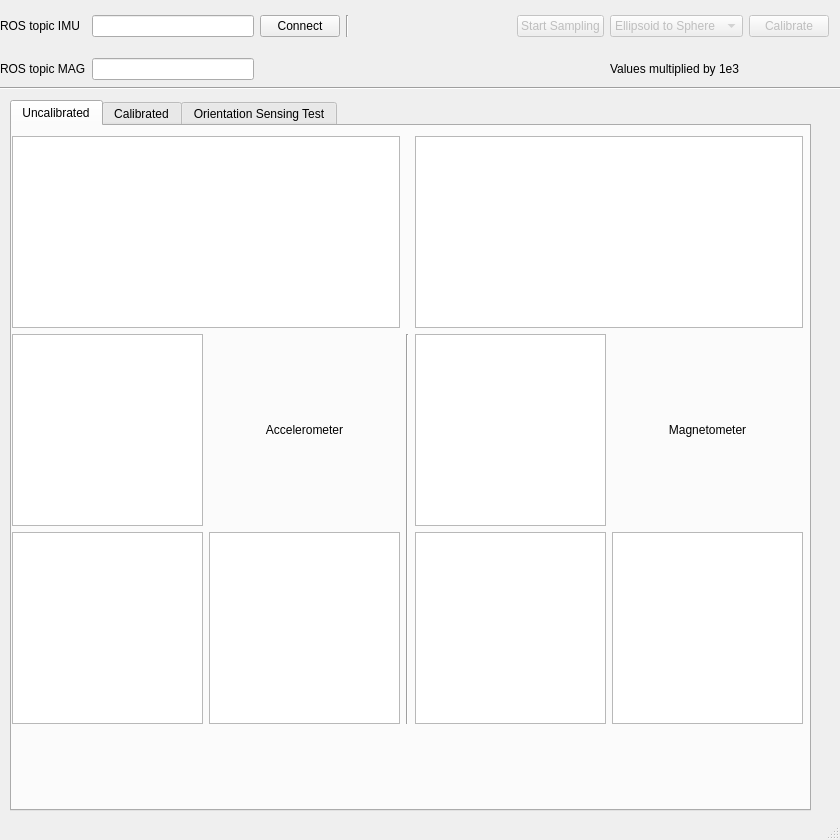
<?xml version="1.0" encoding="UTF-8"?>
<ui version="4.0">
 <class>FreeIMUCal</class>
 <widget class="QMainWindow" name="FreeIMUCal">
  <property name="enabled">
   <bool>true</bool>
  </property>
  <property name="geometry">
   <rect>
    <x>0</x>
    <y>0</y>
    <width>840</width>
    <height>840</height>
   </rect>
  </property>
  <property name="sizePolicy">
   <sizepolicy hsizetype="Fixed" vsizetype="Fixed">
    <horstretch>0</horstretch>
    <verstretch>0</verstretch>
   </sizepolicy>
  </property>
  <property name="minimumSize">
   <size>
    <width>840</width>
    <height>840</height>
   </size>
  </property>
  <property name="maximumSize">
   <size>
    <width>840</width>
    <height>840</height>
   </size>
  </property>
  <property name="windowTitle">
   <string>FreeIMU Calibration Application</string>
  </property>
  <property name="documentMode">
   <bool>false</bool>
  </property>
  <widget class="QWidget" name="centralwidget">
   <property name="sizePolicy">
    <sizepolicy hsizetype="Maximum" vsizetype="Maximum">
     <horstretch>0</horstretch>
     <verstretch>0</verstretch>
    </sizepolicy>
   </property>
   <widget class="Line" name="line">
    <property name="geometry">
     <rect>
      <x>0</x>
      <y>80</y>
      <width>881</width>
      <height>16</height>
     </rect>
    </property>
    <property name="orientation">
     <enum>Qt::Horizontal</enum>
    </property>
   </widget>
   <widget class="QWidget" name="gridLayoutWidget">
    <property name="geometry">
     <rect>
      <x>0</x>
      <y>0</y>
      <width>829</width>
      <height>95</height>
     </rect>
    </property>
    <layout class="QGridLayout" name="gridLayout" rowstretch="0,0,0">
     <property name="sizeConstraint">
      <enum>QLayout::SetDefaultConstraint</enum>
     </property>
     <item row="0" column="8">
      <widget class="QComboBox" name="calAlgorithmComboBox">
       <property name="enabled">
        <bool>false</bool>
       </property>
       <property name="toolTip">
        <string>&lt;html&gt;&lt;head/&gt;&lt;body&gt;&lt;p&gt;Calibration Algorithm used.&lt;/p&gt;&lt;/body&gt;&lt;/html&gt;</string>
       </property>
       <item>
        <property name="text">
         <string>Ellipsoid to Sphere</string>
        </property>
       </item>
      </widget>
     </item>
     <item row="0" column="9">
      <widget class="QPushButton" name="calibrateButton">
       <property name="enabled">
        <bool>false</bool>
       </property>
       <property name="toolTip">
        <string>Run calibration algorithm over the data collected</string>
       </property>
       <property name="text">
        <string>Calibrate</string>
       </property>
      </widget>
     </item>
     <item row="0" column="1">
      <widget class="QLineEdit" name="imuTopicEdit"/>
     </item>
     <item row="0" column="3">
      <widget class="Line" name="line_2">
       <property name="orientation">
        <enum>Qt::Vertical</enum>
       </property>
      </widget>
     </item>
     <item row="0" column="0">
      <widget class="QLabel" name="label">
       <property name="text">
        <string>ROS topic IMU</string>
       </property>
      </widget>
     </item>
     <item row="0" column="6">
      <spacer name="horizontalSpacer">
       <property name="orientation">
        <enum>Qt::Horizontal</enum>
       </property>
       <property name="sizeHint" stdset="0">
        <size>
         <width>40</width>
         <height>20</height>
        </size>
       </property>
      </spacer>
     </item>
     <item row="2" column="1">
      <widget class="QLineEdit" name="magnTopicEdit"/>
     </item>
     <item row="2" column="0">
      <widget class="QLabel" name="label_5">
       <property name="text">
        <string>ROS topic MAG</string>
       </property>
      </widget>
     </item>
     <item row="0" column="7">
      <widget class="QPushButton" name="samplingToggleButton">
       <property name="enabled">
        <bool>false</bool>
       </property>
       <property name="toolTip">
        <string>Toggle Start/Stop sampling of sensor data from the IMU</string>
       </property>
       <property name="text">
        <string>Start Sampling</string>
       </property>
       <property name="autoDefault">
        <bool>false</bool>
       </property>
       <property name="default">
        <bool>false</bool>
       </property>
       <property name="flat">
        <bool>false</bool>
       </property>
      </widget>
     </item>
     <item row="2" column="8">
      <widget class="QLabel" name="label_6">
       <property name="text">
        <string>Values multiplied by 1e3</string>
       </property>
      </widget>
     </item>
     <item row="0" column="2">
      <widget class="QPushButton" name="connectButton">
       <property name="toolTip">
        <string>Connect or Disconnect from ROS topic</string>
       </property>
       <property name="text">
        <string>Connect</string>
       </property>
      </widget>
     </item>
    </layout>
   </widget>
   <widget class="QTabWidget" name="tabWidget">
    <property name="geometry">
     <rect>
      <x>10</x>
      <y>100</y>
      <width>801</width>
      <height>711</height>
     </rect>
    </property>
    <property name="currentIndex">
     <number>0</number>
    </property>
    <widget class="QWidget" name="uncalibratedTab">
     <attribute name="title">
      <string>Uncalibrated</string>
     </attribute>
     <widget class="QWidget" name="gridLayoutWidget_4">
      <property name="geometry">
       <rect>
        <x>0</x>
        <y>10</y>
        <width>791</width>
        <height>588</height>
       </rect>
      </property>
      <layout class="QGridLayout" name="gridLayout_4" rowstretch="0,0">
       <property name="sizeConstraint">
        <enum>QLayout::SetMaximumSize</enum>
       </property>
       <item row="1" column="0">
        <layout class="QGridLayout" name="gridLayout_5">
         <item row="0" column="1">
          <widget class="QLabel" name="label_2">
           <property name="text">
            <string>Accelerometer</string>
           </property>
           <property name="alignment">
            <set>Qt::AlignCenter</set>
           </property>
          </widget>
         </item>
         <item row="1" column="0">
          <widget class="PlotWidget" name="accYZ">
           <property name="sizePolicy">
            <sizepolicy hsizetype="Expanding" vsizetype="Expanding">
             <horstretch>0</horstretch>
             <verstretch>1</verstretch>
            </sizepolicy>
           </property>
          </widget>
         </item>
         <item row="1" column="1">
          <widget class="PlotWidget" name="accZX">
           <property name="sizePolicy">
            <sizepolicy hsizetype="Expanding" vsizetype="Expanding">
             <horstretch>0</horstretch>
             <verstretch>1</verstretch>
            </sizepolicy>
           </property>
          </widget>
         </item>
         <item row="0" column="0">
          <widget class="PlotWidget" name="accXY">
           <property name="sizePolicy">
            <sizepolicy hsizetype="Expanding" vsizetype="Expanding">
             <horstretch>0</horstretch>
             <verstretch>1</verstretch>
            </sizepolicy>
           </property>
          </widget>
         </item>
        </layout>
       </item>
       <item row="1" column="2">
        <layout class="QGridLayout" name="gridLayout_3" columnstretch="0,0">
         <property name="sizeConstraint">
          <enum>QLayout::SetFixedSize</enum>
         </property>
         <item row="0" column="0">
          <widget class="PlotWidget" name="magnXY">
           <property name="sizePolicy">
            <sizepolicy hsizetype="Expanding" vsizetype="Expanding">
             <horstretch>0</horstretch>
             <verstretch>1</verstretch>
            </sizepolicy>
           </property>
          </widget>
         </item>
         <item row="1" column="0">
          <widget class="PlotWidget" name="magnYZ">
           <property name="sizePolicy">
            <sizepolicy hsizetype="Expanding" vsizetype="Expanding">
             <horstretch>0</horstretch>
             <verstretch>1</verstretch>
            </sizepolicy>
           </property>
          </widget>
         </item>
         <item row="1" column="1">
          <widget class="PlotWidget" name="magnZX">
           <property name="sizePolicy">
            <sizepolicy hsizetype="Expanding" vsizetype="Expanding">
             <horstretch>0</horstretch>
             <verstretch>1</verstretch>
            </sizepolicy>
           </property>
          </widget>
         </item>
         <item row="0" column="1">
          <widget class="QLabel" name="label_3">
           <property name="text">
            <string>Magnetometer</string>
           </property>
           <property name="alignment">
            <set>Qt::AlignCenter</set>
           </property>
          </widget>
         </item>
        </layout>
       </item>
       <item row="0" column="2">
        <widget class="GLViewWidget" name="magn3D">
         <property name="sizePolicy">
          <sizepolicy hsizetype="Expanding" vsizetype="Expanding">
           <horstretch>0</horstretch>
           <verstretch>0</verstretch>
          </sizepolicy>
         </property>
        </widget>
       </item>
       <item row="0" column="0">
        <widget class="GLViewWidget" name="acc3D">
         <property name="sizePolicy">
          <sizepolicy hsizetype="Minimum" vsizetype="Expanding">
           <horstretch>0</horstretch>
           <verstretch>0</verstretch>
          </sizepolicy>
         </property>
        </widget>
       </item>
       <item row="1" column="1">
        <widget class="Line" name="line_3">
         <property name="lineWidth">
          <number>1</number>
         </property>
         <property name="orientation">
          <enum>Qt::Vertical</enum>
         </property>
        </widget>
       </item>
      </layout>
     </widget>
    </widget>
    <widget class="QWidget" name="calibratedTab">
     <attribute name="title">
      <string>Calibrated</string>
     </attribute>
     <widget class="QWidget" name="horizontalLayoutWidget">
      <property name="geometry">
       <rect>
        <x>0</x>
        <y>380</y>
        <width>791</width>
        <height>231</height>
       </rect>
      </property>
      <layout class="QHBoxLayout" name="horizontalLayout">
       <item>
        <widget class="QGroupBox" name="groupBox">
         <property name="title">
          <string>Accelerometer</string>
         </property>
         <property name="alignment">
          <set>Qt::AlignLeading|Qt::AlignLeft|Qt::AlignVCenter</set>
         </property>
         <property name="flat">
          <bool>false</bool>
         </property>
         <property name="checkable">
          <bool>false</bool>
         </property>
         <widget class="QWidget" name="layoutWidget">
          <property name="geometry">
           <rect>
            <x>10</x>
            <y>20</y>
            <width>381</width>
            <height>201</height>
           </rect>
          </property>
          <layout class="QFormLayout" name="formLayout_3">
           <property name="sizeConstraint">
            <enum>QLayout::SetNoConstraint</enum>
           </property>
           <property name="fieldGrowthPolicy">
            <enum>QFormLayout::ExpandingFieldsGrow</enum>
           </property>
           <property name="labelAlignment">
            <set>Qt::AlignLeading|Qt::AlignLeft|Qt::AlignVCenter</set>
           </property>
           <item row="0" column="0">
            <widget class="QLabel" name="label_14">
             <property name="text">
              <string>Offset X</string>
             </property>
            </widget>
           </item>
           <item row="0" column="1">
            <widget class="QLineEdit" name="calRes_acc_OSx"/>
           </item>
           <item row="1" column="0">
            <widget class="QLabel" name="label_15">
             <property name="text">
              <string>Offset Y</string>
             </property>
            </widget>
           </item>
           <item row="1" column="1">
            <widget class="QLineEdit" name="calRes_acc_OSy">
             <property name="sizePolicy">
              <sizepolicy hsizetype="Expanding" vsizetype="Expanding">
               <horstretch>0</horstretch>
               <verstretch>0</verstretch>
              </sizepolicy>
             </property>
            </widget>
           </item>
           <item row="2" column="0">
            <widget class="QLabel" name="label_16">
             <property name="text">
              <string>Offset Z</string>
             </property>
            </widget>
           </item>
           <item row="2" column="1">
            <widget class="QLineEdit" name="calRes_acc_OSz"/>
           </item>
           <item row="3" column="0">
            <widget class="QLabel" name="label_17">
             <property name="text">
              <string>Scale X</string>
             </property>
            </widget>
           </item>
           <item row="3" column="1">
            <widget class="QLineEdit" name="calRes_acc_SCx"/>
           </item>
           <item row="4" column="0">
            <widget class="QLabel" name="label_18">
             <property name="text">
              <string>Scale Y</string>
             </property>
            </widget>
           </item>
           <item row="4" column="1">
            <widget class="QLineEdit" name="calRes_acc_SCy"/>
           </item>
           <item row="5" column="0">
            <widget class="QLabel" name="label_19">
             <property name="text">
              <string>Scale Z</string>
             </property>
            </widget>
           </item>
           <item row="5" column="1">
            <widget class="QLineEdit" name="calRes_acc_SCz"/>
           </item>
          </layout>
         </widget>
        </widget>
       </item>
       <item>
        <widget class="QGroupBox" name="groupBox_2">
         <property name="title">
          <string>Magnetometer</string>
         </property>
         <widget class="QWidget" name="layoutWidget_2">
          <property name="geometry">
           <rect>
            <x>10</x>
            <y>20</y>
            <width>381</width>
            <height>201</height>
           </rect>
          </property>
          <layout class="QFormLayout" name="formLayout_5">
           <property name="sizeConstraint">
            <enum>QLayout::SetNoConstraint</enum>
           </property>
           <property name="fieldGrowthPolicy">
            <enum>QFormLayout::ExpandingFieldsGrow</enum>
           </property>
           <property name="labelAlignment">
            <set>Qt::AlignLeading|Qt::AlignLeft|Qt::AlignVCenter</set>
           </property>
           <item row="0" column="0">
            <widget class="QLabel" name="label_27">
             <property name="text">
              <string>Offset X</string>
             </property>
            </widget>
           </item>
           <item row="0" column="1">
            <widget class="QLineEdit" name="calRes_magn_OSx"/>
           </item>
           <item row="1" column="0">
            <widget class="QLabel" name="label_28">
             <property name="text">
              <string>Offset Y</string>
             </property>
            </widget>
           </item>
           <item row="1" column="1">
            <widget class="QLineEdit" name="calRes_magn_OSy">
             <property name="sizePolicy">
              <sizepolicy hsizetype="Expanding" vsizetype="Expanding">
               <horstretch>0</horstretch>
               <verstretch>0</verstretch>
              </sizepolicy>
             </property>
            </widget>
           </item>
           <item row="2" column="0">
            <widget class="QLabel" name="label_29">
             <property name="text">
              <string>Offset Z</string>
             </property>
            </widget>
           </item>
           <item row="2" column="1">
            <widget class="QLineEdit" name="calRes_magn_OSz"/>
           </item>
           <item row="3" column="0">
            <widget class="QLabel" name="label_30">
             <property name="text">
              <string>Scale X</string>
             </property>
            </widget>
           </item>
           <item row="3" column="1">
            <widget class="QLineEdit" name="calRes_magn_SCx"/>
           </item>
           <item row="4" column="0">
            <widget class="QLabel" name="label_31">
             <property name="text">
              <string>Scale Y</string>
             </property>
            </widget>
           </item>
           <item row="4" column="1">
            <widget class="QLineEdit" name="calRes_magn_SCy"/>
           </item>
           <item row="5" column="0">
            <widget class="QLabel" name="label_32">
             <property name="text">
              <string>Scale Z</string>
             </property>
            </widget>
           </item>
           <item row="5" column="1">
            <widget class="QLineEdit" name="calRes_magn_SCz"/>
           </item>
          </layout>
         </widget>
        </widget>
       </item>
      </layout>
     </widget>
     <widget class="QWidget" name="horizontalLayoutWidget_2">
      <property name="geometry">
       <rect>
        <x>260</x>
        <y>620</y>
        <width>301</width>
        <height>51</height>
       </rect>
      </property>
      <layout class="QHBoxLayout" name="horizontalLayout_2">
       <item>
        <widget class="QPushButton" name="saveCalibrationHeaderButton">
         <property name="enabled">
          <bool>false</bool>
         </property>
         <property name="toolTip">
          <string>Store the calibration parameters in an header .h file.</string>
         </property>
         <property name="text">
          <string>Save to calibration.h</string>
         </property>
        </widget>
       </item>
      </layout>
     </widget>
     <widget class="QWidget" name="horizontalLayoutWidget_3">
      <property name="geometry">
       <rect>
        <x>0</x>
        <y>0</y>
        <width>791</width>
        <height>381</height>
       </rect>
      </property>
      <layout class="QHBoxLayout" name="horizontalLayout_3">
       <item>
        <widget class="QTabWidget" name="tabWidget_2">
         <property name="tabPosition">
          <enum>QTabWidget::South</enum>
         </property>
         <property name="tabShape">
          <enum>QTabWidget::Rounded</enum>
         </property>
         <property name="currentIndex">
          <number>0</number>
         </property>
         <property name="usesScrollButtons">
          <bool>true</bool>
         </property>
         <property name="documentMode">
          <bool>false</bool>
         </property>
         <property name="tabsClosable">
          <bool>false</bool>
         </property>
         <property name="movable">
          <bool>false</bool>
         </property>
         <widget class="QWidget" name="tab">
          <attribute name="title">
           <string>Acc XY</string>
          </attribute>
          <widget class="PlotWidget" name="accXY_cal">
           <property name="geometry">
            <rect>
             <x>0</x>
             <y>0</y>
             <width>781</width>
             <height>351</height>
            </rect>
           </property>
           <property name="sizePolicy">
            <sizepolicy hsizetype="Expanding" vsizetype="Expanding">
             <horstretch>0</horstretch>
             <verstretch>1</verstretch>
            </sizepolicy>
           </property>
          </widget>
         </widget>
         <widget class="QWidget" name="tab_4">
          <attribute name="title">
           <string>Acc YZ</string>
          </attribute>
          <widget class="PlotWidget" name="accYZ_cal">
           <property name="geometry">
            <rect>
             <x>0</x>
             <y>0</y>
             <width>781</width>
             <height>351</height>
            </rect>
           </property>
           <property name="sizePolicy">
            <sizepolicy hsizetype="Expanding" vsizetype="Expanding">
             <horstretch>0</horstretch>
             <verstretch>1</verstretch>
            </sizepolicy>
           </property>
          </widget>
         </widget>
         <widget class="QWidget" name="tab_3">
          <attribute name="title">
           <string>Acc ZX</string>
          </attribute>
          <widget class="PlotWidget" name="accZX_cal">
           <property name="geometry">
            <rect>
             <x>0</x>
             <y>0</y>
             <width>781</width>
             <height>351</height>
            </rect>
           </property>
           <property name="sizePolicy">
            <sizepolicy hsizetype="Expanding" vsizetype="Expanding">
             <horstretch>0</horstretch>
             <verstretch>1</verstretch>
            </sizepolicy>
           </property>
          </widget>
         </widget>
         <widget class="QWidget" name="tab_7">
          <attribute name="title">
           <string>Acc 3D</string>
          </attribute>
          <widget class="GLViewWidget" name="acc3D_cal">
           <property name="geometry">
            <rect>
             <x>0</x>
             <y>0</y>
             <width>389</width>
             <height>351</height>
            </rect>
           </property>
           <property name="sizePolicy">
            <sizepolicy hsizetype="Minimum" vsizetype="Expanding">
             <horstretch>0</horstretch>
             <verstretch>0</verstretch>
            </sizepolicy>
           </property>
          </widget>
         </widget>
        </widget>
       </item>
       <item>
        <widget class="QTabWidget" name="tabWidget_3">
         <property name="tabPosition">
          <enum>QTabWidget::South</enum>
         </property>
         <property name="tabShape">
          <enum>QTabWidget::Rounded</enum>
         </property>
         <property name="currentIndex">
          <number>0</number>
         </property>
         <property name="usesScrollButtons">
          <bool>true</bool>
         </property>
         <property name="documentMode">
          <bool>false</bool>
         </property>
         <property name="tabsClosable">
          <bool>false</bool>
         </property>
         <property name="movable">
          <bool>false</bool>
         </property>
         <widget class="QWidget" name="tab_2">
          <attribute name="title">
           <string>Magn XY</string>
          </attribute>
          <widget class="PlotWidget" name="magnXY_cal">
           <property name="geometry">
            <rect>
             <x>-10</x>
             <y>0</y>
             <width>781</width>
             <height>351</height>
            </rect>
           </property>
           <property name="sizePolicy">
            <sizepolicy hsizetype="Expanding" vsizetype="Expanding">
             <horstretch>0</horstretch>
             <verstretch>1</verstretch>
            </sizepolicy>
           </property>
          </widget>
         </widget>
         <widget class="QWidget" name="tab_5">
          <attribute name="title">
           <string>Magn YZ</string>
          </attribute>
          <widget class="PlotWidget" name="magnYZ_cal">
           <property name="geometry">
            <rect>
             <x>0</x>
             <y>0</y>
             <width>781</width>
             <height>351</height>
            </rect>
           </property>
           <property name="sizePolicy">
            <sizepolicy hsizetype="Expanding" vsizetype="Expanding">
             <horstretch>0</horstretch>
             <verstretch>1</verstretch>
            </sizepolicy>
           </property>
          </widget>
         </widget>
         <widget class="QWidget" name="tab_6">
          <attribute name="title">
           <string>Magn ZX</string>
          </attribute>
          <widget class="PlotWidget" name="magnZX_cal">
           <property name="geometry">
            <rect>
             <x>0</x>
             <y>0</y>
             <width>781</width>
             <height>351</height>
            </rect>
           </property>
           <property name="sizePolicy">
            <sizepolicy hsizetype="Expanding" vsizetype="Expanding">
             <horstretch>0</horstretch>
             <verstretch>1</verstretch>
            </sizepolicy>
           </property>
          </widget>
         </widget>
         <widget class="QWidget" name="tab_8">
          <attribute name="title">
           <string>Magn 3D</string>
          </attribute>
          <widget class="GLViewWidget" name="magn3D_cal">
           <property name="geometry">
            <rect>
             <x>0</x>
             <y>0</y>
             <width>389</width>
             <height>351</height>
            </rect>
           </property>
           <property name="sizePolicy">
            <sizepolicy hsizetype="Minimum" vsizetype="Expanding">
             <horstretch>0</horstretch>
             <verstretch>0</verstretch>
            </sizepolicy>
           </property>
          </widget>
         </widget>
        </widget>
       </item>
      </layout>
     </widget>
    </widget>
    <widget class="QWidget" name="tab_9">
     <attribute name="title">
      <string>Orientation Sensing Test</string>
     </attribute>
     <widget class="QLabel" name="label_4">
      <property name="geometry">
       <rect>
        <x>290</x>
        <y>270</y>
        <width>261</width>
        <height>16</height>
       </rect>
      </property>
      <property name="text">
       <string>To Be Implemented</string>
      </property>
     </widget>
    </widget>
   </widget>
  </widget>
  <widget class="QStatusBar" name="statusbar"/>
 </widget>
 <customwidgets>
  <customwidget>
   <class>PlotWidget</class>
   <extends>QGraphicsView</extends>
   <header>pyqtgraph</header>
  </customwidget>
  <customwidget>
   <class>GLViewWidget</class>
   <extends>QGraphicsView</extends>
   <header>pyqtgraph.opengl</header>
  </customwidget>
 </customwidgets>
 <resources/>
 <connections/>
</ui>
